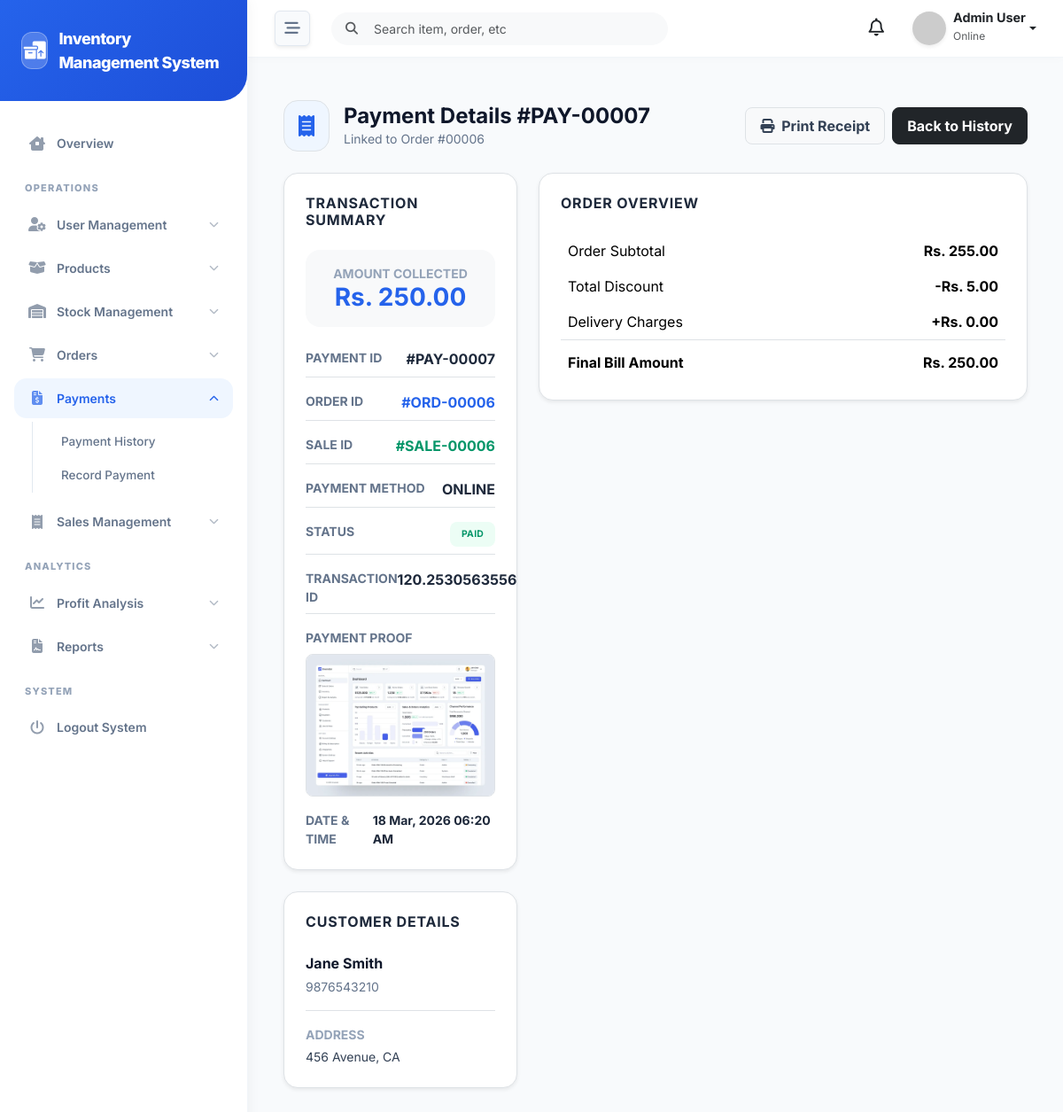
Screenshot of /admin/payments/view.php?id=7 (signed in) with the database file from the repository.
### tables this page shows
CREATE TABLE `payments` (
  `id` int(11) NOT NULL,
  `order_id` int(11) DEFAULT NULL,
  `sale_id` int(11) DEFAULT NULL,
  `payment_method` enum('cash','online','bank','card') DEFAULT 'cash',
  `transaction_id` varchar(100) DEFAULT NULL,
  `payment_proof` varchar(255) DEFAULT NULL,
  `amount` decimal(10,2) DEFAULT NULL,
  `status` enum('paid','unpaid','partial') DEFAULT 'unpaid',
  `created_at` timestamp NOT NULL DEFAULT current_timestamp(),
  `updated_at` timestamp NOT NULL DEFAULT current_timestamp() ON UPDATE current_timestamp()
);

CREATE TABLE `orders` (
  `id` int(11) NOT NULL,
  `customer_id` int(11) DEFAULT NULL,
  `created_by` int(11) DEFAULT NULL,
  `order_type` enum('shop','online') DEFAULT 'shop',
  `total_amount` decimal(10,2) DEFAULT NULL,
  `discount` decimal(10,2) DEFAULT 0.00,
  `delivery_charges` decimal(10,2) DEFAULT 0.00,
  `final_amount` decimal(10,2) DEFAULT NULL,
  `status` enum('pending','completed','cancelled') DEFAULT 'pending',
  `created_at` timestamp NOT NULL DEFAULT current_timestamp(),
  `updated_at` timestamp NOT NULL DEFAULT current_timestamp() ON UPDATE current_timestamp()
);

CREATE TABLE `sales` (
  `id` int(11) NOT NULL,
  `order_id` int(11) DEFAULT NULL,
  `customer_id` int(11) DEFAULT NULL,
  `total_amount` decimal(10,2) DEFAULT NULL,
  `discount` decimal(10,2) DEFAULT 0.00,
  `final_amount` decimal(10,2) DEFAULT NULL,
  `status` enum('pending','completed','cancelled') NOT NULL DEFAULT 'pending',
  `created_by` int(11) DEFAULT NULL,
  `created_at` timestamp NOT NULL DEFAULT current_timestamp(),
  `updated_at` timestamp NOT NULL DEFAULT current_timestamp() ON UPDATE current_timestamp()
);

### core/functions.php (called while the page is built, shortened)
<?php
function format_price($amount) {
    return "Rs. " . number_format($amount, 2);
}

### admin/payments/view.php (the view, shortened to what this page needs)
<?php
require_once __DIR__ . '/../../config/db.php';
require_once __DIR__ . '/../../core/functions.php';
$payment_id = isset($_GET['id']) ? (int)$_GET['id'] : 0;
try {
    $stmt = $pdo->prepare("
        SELECT p.*,
               -- Order fields
               o.id               AS order_ref_id,
               o.total_amount     AS o_total,
               o.discount         AS o_discount,
               o.delivery_charges AS o_delivery,
               o.final_amount     AS o_final,
               o.status           AS order_status,
               o.created_by       AS o_created_by,
               o.customer_id      AS o_customer_id,
               -- Sale fields
               s.id               AS sale_ref_id,
               s.total_amount     AS s_total,
               s.discount         AS s_discount,
               s.final_amount     AS s_final,
               s.status           AS sale_status,
               s.created_by       AS s_created_by,
               s.customer_id      AS s_customer_id,
               -- Resolved customer (order customer preferred, then sale customer)
               COALESCE(oc.name,    sc.name)    AS customer_name,
               COALESCE(oc.email,   sc.email)   AS customer_email,
               COALESCE(oc.phone,   sc.phone)   AS customer_phone,
               COALESCE(oc.address, sc.address) AS customer_address,
               -- Resolved amounts
               COALESCE(o.total_amount,     s.total_amount)     AS total_amount,
               COALESCE(o.discount,         s.discount)         AS discount,
               COALESCE(o.delivery_charges, 0)                  AS delivery_charges,
               COALESCE(o.final_amount,     s.final_amount)     AS final_amount,
               -- Cashier
               COALESCE(ou.name, su.name) AS cashier_name
        FROM payments p
        LEFT JOIN orders    o  ON p.order_id = o.id
        LEFT JOIN sales     s  ON p.sale_id  = s.id
        LEFT JOIN customers oc ON o.customer_id = oc.id
        LEFT JOIN customers sc ON s.customer_id = sc.id
        LEFT JOIN users     ou ON o.created_by  = ou.id
        LEFT JOIN users     su ON s.created_by  = su.id
        WHERE p.id = ?
    ");
    $stmt->execute([$payment_id]);
    $payment = $stmt->fetch();
} catch (PDOException $e) {
    die("Database error: " . $e->getMessage());
}
$page_title = "Payment Details #PAY-" . str_pad($payment['id'], 5, '0', STR_PAD_LEFT);
$page_icon = "fa-receipt";
include '../../includes/header.php';
include '../../includes/sidebar.php';
include '../../includes/navbar.php';
?>
<div class="px-3 py-4">
    <div class="d-flex align-items-center justify-content-between mb-4">
        <div class="d-flex align-items-center gap-3">
            <div class="p-3 bg-blue-50 text-blue-600 rounded-4 border border-blue-100">
                <i class="fa-solid <?= $page_icon ?> fa-xl"></i>
            </div>
            <div>
                <h1 class="h4 fw-bold text-slate-900 mb-0"><?= $page_title ?></h1>
                <p class="text-slate-500 small mb-0">
                    <?php if ($payment['order_ref_id']): ?>
                        Linked to Order #<?= str_pad($payment['order_ref_id'], 5, '0', STR_PAD_LEFT) ?>
                    <?php elseif ($payment['sale_ref_id']): ?>
                        Linked to Sale #<?= str_pad($payment['sale_ref_id'], 5, '0', STR_PAD_LEFT) ?>
                    <?php else: ?>
                        Standalone payment record
                    <?php endif; ?>
                </p>
            </div>
        </div>
        <div class="d-flex gap-2">
            <button class="btn btn-light rounded-3 px-3 py-2 border fw-bold text-slate-700" onclick="window.print()">
                <i class="fa-solid fa-print me-1"></i> Print Receipt
            </button>
            <a href="index.php" class="btn btn-dark rounded-3 px-3 py-2 fw-bold">Back to History</a>
        </div>
    </div>
    <div class="row g-4">
        <div class="col-lg-4">
            <div class="bg-white p-4 rounded-4 border border-slate-100 shadow-sm mb-4">
                <h5 class="fw-bold text-slate-800 mb-4 h6 text-uppercase tracking-wider">Transaction Summary</h5>
                <div class="text-center py-3 bg-light rounded-4 mb-4">
                    <div class="text-slate-400 small fw-bold uppercase">Amount Collected</div>
                    <div class="h3 fw-bold text-blue-600 mb-0"><?= format_price($payment['amount']) ?></div>
                </div>
                <div class="d-flex justify-content-between mb-3 border-bottom pb-2">
                    <span class="text-slate-500 small fw-bold">PAYMENT ID</span>
                    <span class="fw-bold text-slate-800">#PAY-<?= str_pad($payment['id'], 5, '0', STR_PAD_LEFT) ?></span>
                </div>
                <?php if ($payment['order_ref_id']): ?>
                <div class="d-flex justify-content-between mb-3 border-bottom pb-2">
                    <span class="text-slate-500 small fw-bold">ORDER ID</span>
                    <span class="fw-bold text-blue-600"><a href="../orders/view.php?id=<?= $payment['order_ref_id'] ?>">#ORD-<?= str_pad($payment['order_ref_id'], 5, '0', STR_PAD_LEFT) ?></a></span>
                </div>
                <?php endif; ?>
                <?php if ($payment['sale_ref_id']): ?>
                <div class="d-flex justify-content-between mb-3 border-bottom pb-2">
                    <span class="text-slate-500 small fw-bold">SALE ID</span>
                    <span class="fw-bold text-emerald-600"><a href="../sales/view.php?id=<?= $payment['sale_ref_id'] ?>">#SALE-<?= str_pad($payment['sale_ref_id'], 5, '0', STR_PAD_LEFT) ?></a></span>
                </div>
                <?php endif; ?>
                <div class="d-flex justify-content-between mb-3 border-bottom pb-2">
                    <span class="text-slate-500 small fw-bold">PAYMENT METHOD</span>
                    <span class="fw-bold text-slate-800"><?= strtoupper($payment['payment_method']) ?></span>
                </div>
                <div class="d-flex justify-content-between mb-3 border-bottom pb-2">
                    <span class="text-slate-500 small fw-bold">STATUS</span>
                    <span class="status-badge badge-<?= $payment['status'] ?>"><?= ucfirst($payment['status']) ?></span>
                </div>
                <?php if ($payment['transaction_id']): ?>
                <div class="d-flex justify-content-between mb-3 border-bottom pb-2">
                    <span class="text-slate-500 small fw-bold">TRANSACTION ID</span>
                    <span class="fw-bold text-slate-800"><?= htmlspecialchars($payment['transaction_id']) ?></span>
                </div>
                <?php endif; ?>
                <?php if ($payment['payment_proof']): ?>
                <div class="mb-3">
                    <span class="text-slate-500 small fw-bold d-block mb-2">PAYMENT PROOF</span>
                    <a href="<?= BASE_URL . $payment['payment_proof'] ?>" target="_blank" class="d-block border rounded-3 overflow-hidden hover-opacity">
                        <img src="<?= BASE_URL . $payment['payment_proof'] ?>" class="img-fluid" alt="Proof of Payment">
                    </a>
                </div>
                <?php endif; ?>
                <div class="d-flex justify-content-between">
                    <span class="text-slate-500 small fw-bold">DATE & TIME</span>
                    <span class="text-slate-800 small fw-bold"><?= date('d M, Y h:i A', strtotime($payment['created_at'])) ?></span>
                </div>
            </div>
            <div class="bg-white p-4 rounded-4 border border-slate-100 shadow-sm">
                <h5 class="fw-bold text-slate-800 mb-4 h6 text-uppercase tracking-wider">Customer Details</h5>
                <div class="fw-bold text-slate-900 mb-1"><?= htmlspecialchars($payment['customer_name'] ?? 'Walk-in Customer') ?></div>
                <div class="small text-slate-500 mb-3"><?= htmlspecialchars($payment['customer_phone'] ?? 'No Phone') ?></div>
                <div class="pt-3 border-top">
                    <div class="text-slate-400 small fw-bold mb-1">ADDRESS</div>
                    <div class="small text-slate-700"><?= nl2br(htmlspecialchars($payment['customer_address'] ?? 'N/A')) ?></div>
                </div>
            </div>
        </div>
        <div class="col-lg-8">
            <div class="bg-white p-4 rounded-4 border border-slate-100 shadow-sm mb-4">
                <h5 class="fw-bold text-slate-800 mb-4 h6 text-uppercase tracking-wider">Order Overview</h5>
                <div class="table-responsive">
                    <table class="table table-borderless align-middle m-0">
                        <tbody>
                            <tr>
                                <td class="text-slate-500">Order Subtotal</td>
                                <td class="text-end fw-bold"><?= format_price($payment['total_amount']) ?></td>
                            </tr>
                            <tr>
                                <td class="text-rose-500">Total Discount</td>
                                <td class="text-end fw-bold text-rose-500">-<?= format_price($payment['discount']) ?></td>
                            </tr>
                            <tr>
                                <td class="text-indigo-600">Delivery Charges</td>
                                <td class="text-end fw-bold text-indigo-600">+<?= format_price($payment['delivery_charges']) ?></td>
                            </tr>
                            <tr class="border-top border-slate-100">
                                <td class="h6 fw-bold text-slate-900 pt-3">Final Bill Amount</td>
                                <td class="text-end h6 fw-bold text-slate-900 pt-3"><?= format_price($payment['final_amount']) ?></td>
                            </tr>
                        </tbody>
                    </table>
                </div>
            </div>
        </div>
    </div>
</div>
<?php include '../../includes/footer.php'; ?>

### includes/header.php (style rules this page uses)
:root { --primary-bg: #f8fafc; --sidebar-bg: #ffffff; --sidebar-color: #64748b; --sidebar-active-bg: #eff6ff; --sidebar-active-color: #2563eb; --primary-brand: #2563eb; --header-bg: #ffffff; --text-dark: #1e293b; --transition-speed: 0.3s; }
body { font-family: 'Inter', sans-serif; background-color: var(--primary-bg); color: var(--text-dark); overflow-x: hidden; }

### includes/sidebar.php (style rules this page uses)
:root { --primary-blue: #2563eb; --primary-green: #10b981; --sidebar-bg: #ffffff; --nav-text: #64748b; --nav-active-bg: #eff6ff; --nav-active-text: #2563eb; }

### admin/payments/view.php (style rules this page uses)
.status-badge { padding: 0.4rem 0.8rem; border-radius: 8px; font-size: 0.65rem; font-weight: 700; text-transform: uppercase; letter-spacing: 0.03em; display: inline-flex; align-items: center; }
.badge-paid { background: #ecfdf5; color: #059669; }

### rows the page displays
payments: id "Payment Details #PAY-00007", order "00006", amount "Rs. 250.00", id "00007", sale "00006", payment_method "ONLINE", status "PAID", transaction "120.2530563556", payment_proof (picture), created_at "18 Mar, 2026 06:20 AM"

### other values shown
APP_NAME "Inventory Management System"
$user_name "Admin User"
$payment['customer_name'] "Jane Smith"
$payment['customer_phone'] "9876543210"
$payment['customer_address'] "456 Avenue, CA"
format_price($payment['total_amount']) "Rs. 255.00"
format_price($payment['discount']) "Rs. 5.00"
format_price($payment['delivery_charges']) "Rs. 0.00"
format_price($payment['final_amount']) "Rs. 250.00"
